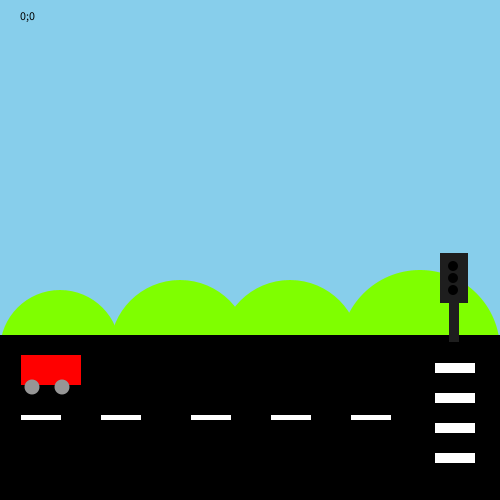
Frame 1 (no input)
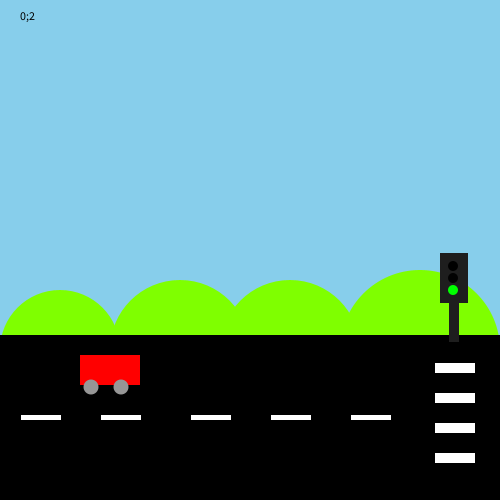
Frame 60 (the mouse pressed at the canvas centre just before this capture)
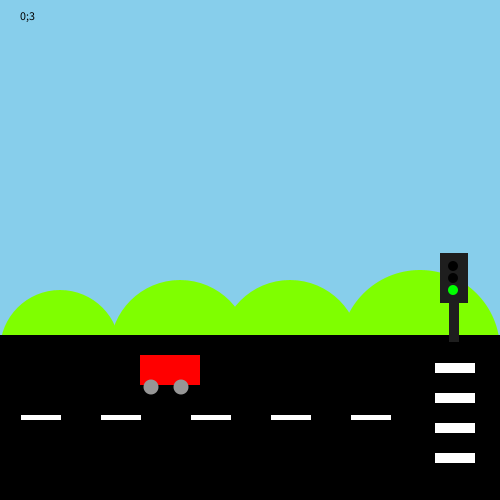
Frame 120 (the mouse held since frame 60 and released just before this capture)

The Processing sketch that drew these frames (run headless with seeded random() and noise(); from frame 60 on, the mouse is pressed at the canvas centre):

// Processing sketch: processing_182596
// ── processing_182596.pde

int principi = 0;
int moviment=1;
boolean verd = true;
int c1 = 0;
int c3 = 0;

void setup(){
 size (500,500);


 }

void draw(){ // 
println(mouseX,mouseY);
noStroke();
background(#87CEEB);

fill(#7FFF00);
ellipse(60,350,120,120);
ellipse(180,350,140,140);
ellipse(290,350,140,140);
ellipse(420,350,160,160);

fill(0);
rect(0,335,500,350);

fill(255);
rect(21,415,40,5); 
rect(101,415,40,5); 
rect(191,415,40,5); 
rect(271,415,40,5); 
rect(351,415,40,5); 

rect(435,363,40,10);
rect(435,393,40,10);
rect(435,423,40,10);
rect(435,453,40,10);


fill(#FF0000); //cotxe
rect(20 + moviment,355,60,30);
fill(150);
ellipse(31+ moviment,387,15,15);
ellipse(61+ moviment,387,15,15);

fill(30); //semafor
rect(440,253,28,50);
rect(449,302,10,40);
fill(c1);
ellipse(453,266,10,10); // vermell
fill(2);
ellipse(453,278,10,10);
fill (c3);
ellipse(453,290,10,10);//verd

fill(0);
int segons = ((millis()-principi)/1000)%60;
int minuts = ((millis()-principi)/1000)/60;
text(minuts + ";" + segons,20,20);

  if ( verd == false){
    moviment = moviment + 0;
    c1 = #FF0000;
  } else {
   c1= 0; 
  }
   
  if ( moviment == 330 && segons <=10){
   verd = false;
  
  }
   
  
 if ( verd == true){
 
 moviment = moviment + 1;
 c3 = #00FF00;
} else {
  c3=0;
}
  
  if ( segons > 10){
   verd = true; 
  }
  
  
 if ( moviment == 520){
  moviment = -20;
  principi = millis();
}
  

}
